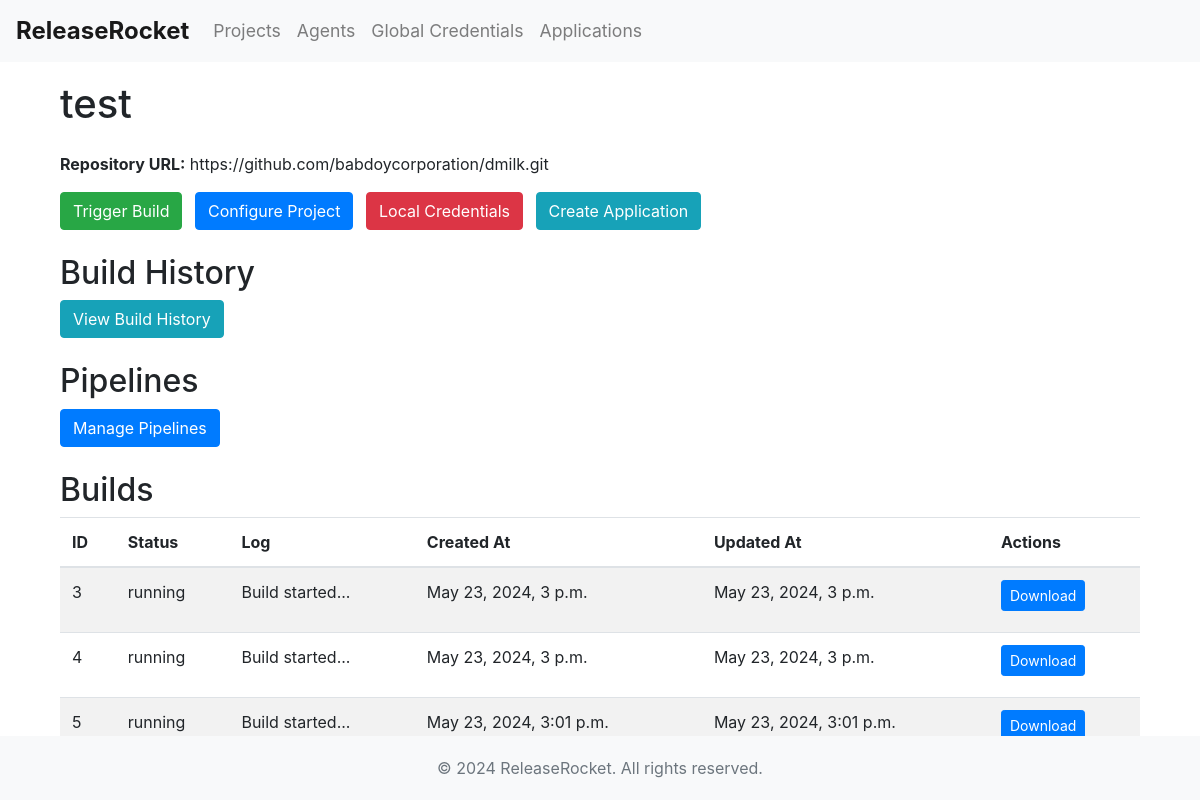
The page /pipeline/projects/2/ on the database its author committed.
### pipeline/models.py (models this page shows, shortened)
class Project(models.Model):
    name = models.CharField(max_length=100)
    repository_url = models.URLField()
    environment_variables = models.JSONField(default=dict, blank=True)
    build_triggers = models.JSONField(default=dict, blank=True)
    notifications_enabled = models.BooleanField(default=False)
    notification_emails = models.CharField(max_length=500, blank=True)
    slack_webhook_url = models.URLField(blank=True)
    build_scripts = models.TextField(blank=True)
    test_scripts = models.TextField(blank=True)
    deployment_scripts = models.TextField(blank=True)

class Build(models.Model):
    project = models.ForeignKey(Project, on_delete=models.CASCADE)
    status = models.CharField(max_length=20, choices=[('pending', 'Pending'), ('running', 'Running'), ('success', 'Success'), ('failed', 'Failed')])
    log = models.TextField()
    created_at = models.DateTimeField(auto_now_add=True)
    updated_at = models.DateTimeField(auto_now=True)

### pipeline/views.py (the view)
# urls.py: path('projects/<int:project_id>/', views.project_detail, name='project_detail'),
def project_detail(request, project_id):
    project = get_object_or_404(Project, pk=project_id)
    builds = Build.objects.filter(project=project)
    return render(request, 'pipeline/project_detail.html', {'project': project, 'builds': builds})

### pipeline/templates/pipeline/project_detail.html
{% extends 'pipeline/base.html' %}
{% block content %}
<div class="container mt-4">
    <h1 class="mb-4">{{ project.name }}</h1>
    <p><strong>Repository URL:</strong> {{ project.repository_url }}</p>
    <div class="mb-4">
        <a href="{% url 'trigger_build' project.id %}" class="btn btn-success mr-2">Trigger Build</a>
        <a href="{% url 'configure_project' project.id %}" class="btn btn-primary mr-2">Configure Project</a>
        <a href="{% url 'local_credential_list' project_id=project.id %}" class="btn btn-danger mr-2">Local Credentials</a>
        <a href="{% url 'create_application' project_id=project.id %}" class="btn btn-info">Create Application</a>
    </div>
    <div class="mb-4">
        <h2>Build History</h2>
        <a href="{% url 'build_history' project.id %}" class="btn btn-info">View Build History</a>
    </div>
    <div class="mb-4">
        <h2>Pipelines</h2>
        <a href="{% url 'pipeline_list' project.id  %}" class="btn btn-primary">Manage Pipelines</a>
    </div>
    <h2 class="mt-4">Builds</h2>
    <table class="table table-striped">
        <thead>
            <tr>
                <th>ID</th>
                <th>Status</th>
                <th>Log</th>
                <th>Created At</th>
                <th>Updated At</th>
                <th>Actions</th>
            </tr>
        </thead>
        <tbody>
            {% for build in builds %}
            <tr>
                <td>{{ build.id }}</td>
                <td>{{ build.status }}</td>
                <td>{{ build.log|linebreaks }}</td>
                <td>{{ build.created_at }}</td>
                <td>{{ build.updated_at }}</td>
                <td>
                    <a href="{% url 'download_log' build.id %}" class="btn btn-primary btn-sm">Download</a>
                </td>
            </tr>
            {% endfor %}
        </tbody>
    </table>
</div>
{% endblock %}

### pipeline/templates/pipeline/base.html (shortened to what this page needs)
<!DOCTYPE html>
<html>
<head>
    <link rel="stylesheet" href="https://stackpath.bootstrapcdn.com/bootstrap/4.3.1/css/bootstrap.min.css">
</head>
<body>
    <nav class="navbar navbar-expand-lg navbar-light bg-light fixed-top">
        <a class="navbar-brand" href="{% url 'dashboard' %}">ReleaseRocket</a>
        <div class="collapse navbar-collapse" id="navbarNav">
            <ul class="navbar-nav mr-auto">
                <li class="nav-item">
                    <a class="nav-link" href="{% url 'project_list' %}">Projects</a>
                </li>
                <li class="nav-item">
                    <a class="nav-link" href="{% url 'agent_list' %}">Agents</a>
                </li>
                <li class="nav-item">
                    <a class="nav-link" href="{% url 'global_credential_list' %}">Global Credentials</a>
                </li>
                <li class="nav-item">
                    <a class="nav-link" href="{% url 'application_list' %}">Applications</a>
                </li>
            </ul>
        </div>
    </nav>
    <div class="container">
        <div class="content">
            {% block content %}
            {% endblock %}
        </div>
    </div>
    <footer class="footer">
        <div class="container">
            <span class="text-muted">© 2024 ReleaseRocket. All rights reserved.</span>
        </div>
    </footer>
</body>
</html>

### pipeline/templates/pipeline/base.html (style rules this page uses)
body { padding-top: 56px; }
.navbar-brand { font-size: 1.5rem; font-weight: bold; }
.navbar-nav .nav-link { font-size: 1.1rem; }
.content { margin-top: 20px; }
.footer { background-color: #f8f9fa; padding: 20px 0; text-align: center; position: fixed; width: 100%; bottom: 0; }

### rows shown on the page
Project: name "test", repository_url "https://github.com/babdoycorporation/dmilk.git"
Build: id "3", status "running", log "Build started...", created_at "May 23, 2024, 3 p.m.", updated_at "May 23, 2024, 3 p.m."
Build: id "4", status "running", log "Build started...", created_at "May 23, 2024, 3 p.m.", updated_at "May 23, 2024, 3 p.m."
Build: id "5", status "running", log "Build started...", created_at "May 23, 2024, 3:01 p.m.", updated_at "May 23, 2024, 3:01 p.m."
